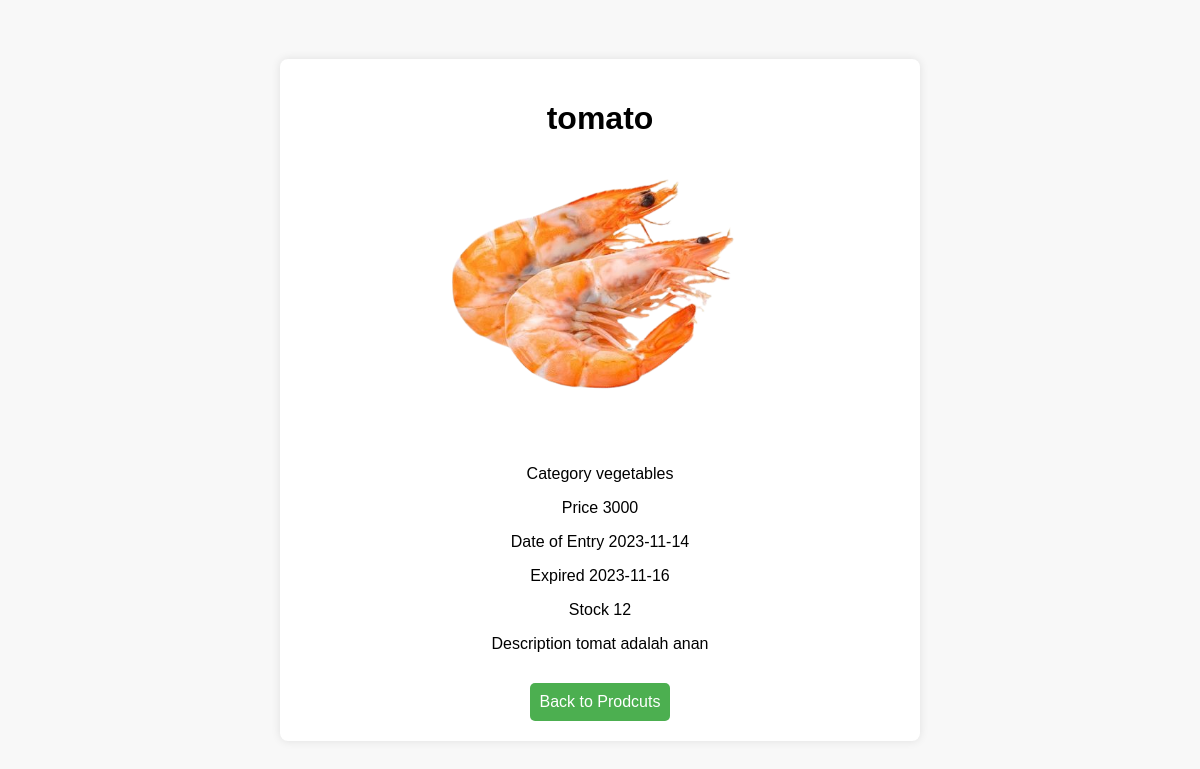
The app's page /views/detail_products.php?id=9 (signed in) with its own data.
### tables this page shows
CREATE TABLE `pendataan` (
  `id` int(255) NOT NULL,
  `category` varchar(255) NOT NULL,
  `name` varchar(255) NOT NULL,
  `price` int(255) NOT NULL,
  `date_of_entry` date NOT NULL,
  `expired` date NOT NULL,
  `stock` int(255) NOT NULL,
  `description` varchar(255) NOT NULL,
  `image` varchar(500) NOT NULL
);

### views/detail_products.php (the view, shortened to what this page needs)
<?php
require "../db/db_connect.php";
if (isset($_GET['id'])) {
    $id = $_GET['id'];
    function getDetailproducts($conn, $id) {
        $query = "SELECT * FROM pendataan WHERE id = $id";
        $result = mysqli_query($conn, $query);
        return mysqli_fetch_assoc($result);
    }
    $detail_products = getDetailproducts($conn, $id);
} else {
    header('Location: index.php');
    exit();
}
?>
<!DOCTYPE html>
<html lang="en">
<head>
    <link rel="stylesheet" href="../css/detail.css">
</head>
<body>
    <div class="container">
        <h1><?php echo $detail_products['name']; ?></h1>
        <img src="../assets/img/<?php echo $detail_products['image']; ?>" alt="<?php echo $detail_products['name']; ?>" width="200">
        <p>Category <?php echo $detail_products['category']; ?></p>
        <p>Price <?php echo $detail_products['price']; ?></p>
        <p>Date of Entry <?php echo $detail_products['date_of_entry']; ?></p>
        <p>Expired <?php echo $detail_products['expired']; ?></p>
        <p>Stock <?php echo $detail_products['stock']; ?></p>
        <p>Description <?php echo $detail_products['description']; ?></p>
        <a href="products.php">Back to Prodcuts</a>
    </div>
</body>
</html>

### css/detail.css (style rules this page uses)
body { font-family: 'Arial', sans-serif; background-color: #f8f8f8; margin: 0; padding: 0; display: flex; align-items: center; justify-content: center; min-height: 100vh; }
.container { background-color: #fff; padding: 20px; border-radius: 8px; box-shadow: 0 0 10px rgba(0, 0, 0, 0.1); text-align: center; max-width: 600px; width: 100%; margin: 0 20px; }
h1, p { margin-bottom: 10px; }
img { width: 400px; height: auto; margin-bottom: 20px; }
a { display: inline-block; margin-top: 20px; padding: 10px; background-color: #4caf50; color: #fff; text-decoration: none; border-radius: 5px; transition: background-color 0.3s; }

### records on screen
pendataan: name "tomato", image+name (picture), category "vegetables", price "3000", date_of_entry "2023-11-14", expired "2023-11-16", stock "12", description "tomat adalah anan"
